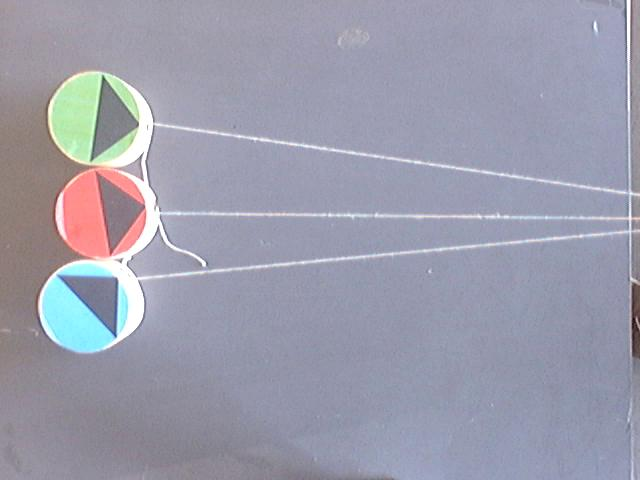
%> input picture Dataset3/00000002.jpg, 640 x 480 px
$ octave --eval "result = labelRegion(imread('00000002.jpg'));"   (GNU Octave 9; MATLAB toolbox functions it lacks are replaced by stand-ins)
%> lines starting %> are read from the running program, lines starting %| are printed output that depends on the picture; in (x1, y1, x2, y2) boxes, pixels count from 0 and x2, y2 are one past the last pixel; in counts of white or black regions, pixels touching at a corner belong together; the program's own positions count from 1
%not being used
function [rx,ry,gx,gy,bx,by]=labelRegion(img)
grayImage=rgb2gray(img);
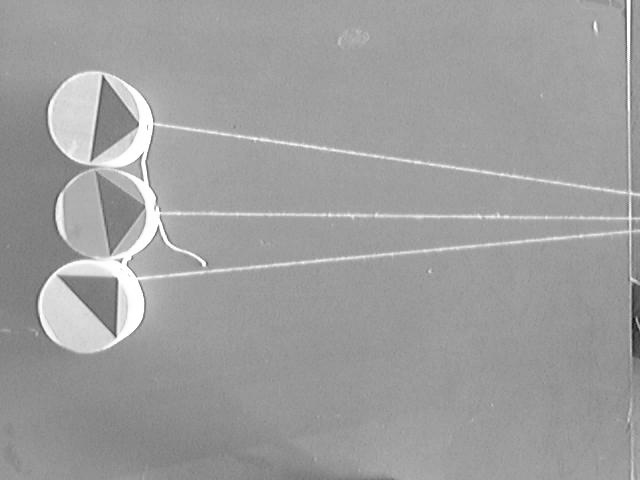
%> grayImage: size 480x640 uint8; min 7, max 255, mean 158.3
thresholdImage=im2bw(grayImage,0.9);
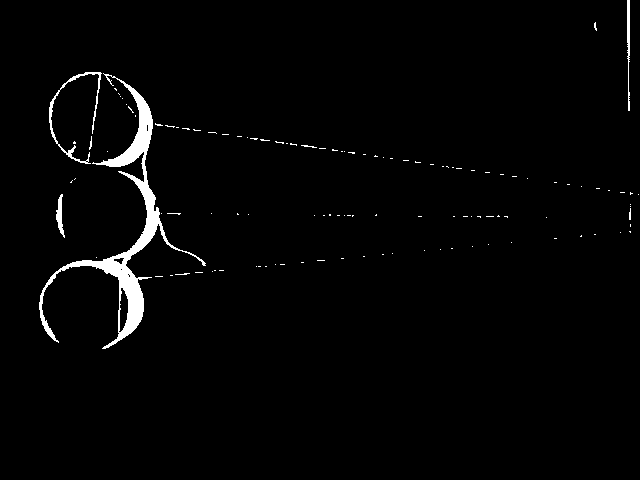
%> thresholdImage: size 480x640 logical; 2% white; 117 white regions (110 under 20 px), largest, box (x1, y1, x2, y2) and area: (39, 73, 206, 349) 4689, (49, 72, 102, 164) 493, (627, 0, 630, 111) 235
L=bwlabel(~thresholdImage,8);
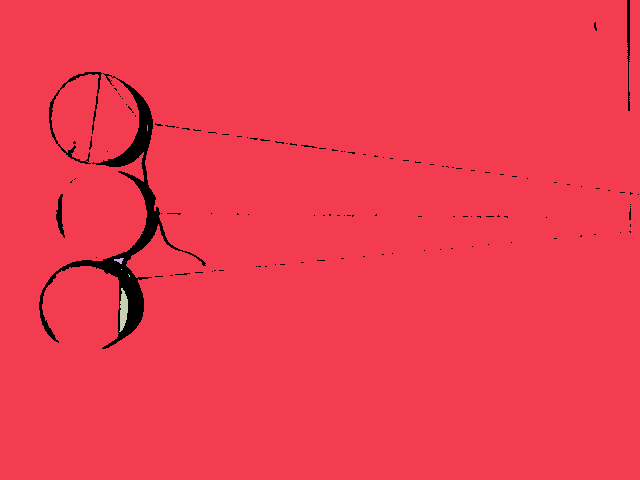
%> L: size 480x640 double; 7 distinct labels, from 0 to 6; one colour per label, 0 black
N=max(L(:));
%> N = 6
j=1;
rx=0;
ry=0;
gx=0;
gy=0;
bx=0;
by=0;
for i= 1:N
    r=0;
    g=0;
    b=0;
    [x,y]=find(L==i);
    if(size(x,1)>200)
        c1(j)=sum(x)/size(x,1);
        c2(j)=sum(y)/size(y,1);
        r=sum(img(x,y,1))/size(x,1);
        g=sum(img(x,y,2))/size(x,1);
        b=sum(img(x,y,3))/size(x,1);
        if(r>200)
        rx=c1(j);
        ry=c2(j);
        plot(c2(j),c1(j),'r*');
        end
        if(g>200)
        plot(c2(j),c1(j),'g*');
        gx=c1(j);
        gy=c2(j);
        end
        if(b>180)
        plot(c2(j),c1(j),'b*');
        bx=c1(j);
        by=c2(j);
        end
        j=j+1;
    end
end
%> this loop made 1 pass
%> (r, g, b) on pass 1: (0, 0, 0)
end
%> (the run ends here)
